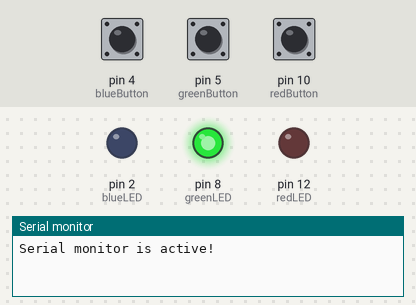
Recording of a sketch running on a simulated Arduino Uno, built with avr-gcc and run on an emulated ATmega328P. On the bench: output pins drawn as LEDs (lit = HIGH), the last lines printed to the serial monitor. The inputs (shaded band) are chosen by the test bench; at power-on: pin 4 (blueButton) HIGH, pin 5 (greenButton) HIGH, pin 10 (redButton) HIGH. Random numbers use the default seed unless the sketch sets one.

Above: at 3.0 s.
3.1 s: pin 4 (blueButton) pulled LOW for 0.15 s
At 5.1 s:
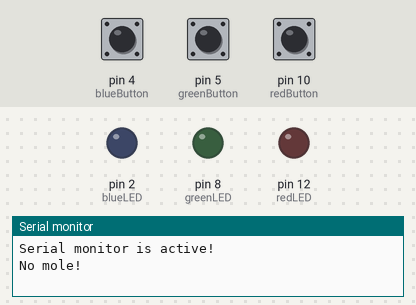
6.2 s: pin 4 (blueButton) pulled LOW for 1 s
At 21.8 s:
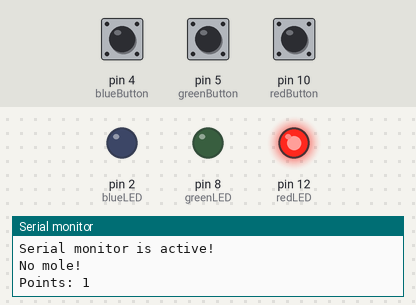
Timing chart, 0 to 28.0 s (numbered marks = the images above; inputs shaded):
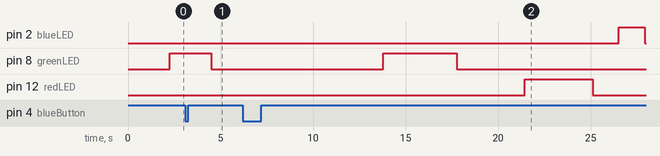

The sketch:

Whack-a-mole.ino
```cpp
// Arduino Whack-a-mole by Nicolas Jao

/*
  Wiring Steps:
  1. Connect 3 LEDs in series with resistors, the resistors connect to GND
  2. Connect 3 buttons to GND
  3. Connect the 3 LEDs to Arduino pins 12, 8, 2
  4. Connect the 3 buttons to Arduino pins 10, 5, 4. Make sure you are
  connecting these diagonally opposite to the wires connecting the
  buttons to GND.
  5. Connect all things connected to GND to the Arduino GND pin.
*/

// initializing the LED pins
int redLED = 12;
int greenLED = 8;
int blueLED = 2;

//initializing the button pins
int redButton = 10;
int greenButton = 5;
int blueButton = 4;

// setting up the random number LED variable
int randomLED;

// setting up the random time length variable
int randomTime;

// setting up the points counter
int points;

/*
  Setting up a variable that reads the state of our buttons below.
  We will read the button states with digitalRead().
  digitalRead() returns a logic state of HIGH or LOW.
  We also set our button pins to INPUT_PULLUP in setup().
  INPUT_PULLUP sets the default state of the pin to HIGH
  if the button (which is essentially just a switch) it is
  connected to is open (not pressed), and when it is closed (pressed),
  it connects the pin to GND, causing the pin to read LOW.
  So if we read the state of a button to be HIGH, or, 1, the button is
  currently not being pressed. If we read the state of a button to
  be LOW, or, 0, the button is being pressed.
*/
int redCurrentButtonState;
int greenCurrentButtonState;
int blueCurrentButtonState;

// setting up variables for what the button states used to be for the toggle
int redPreviousButtonState;
int greenPreviousButtonState;
int bluePreviousButtonState;

/*
  Setting up the variable for the elapsed time window. We use long
  because the time in milliseconds can get huge and long has
  more storage than int.
*/
long endTime;

void setup() {
  // setting up the LED pins to declare how we want to use them
  pinMode(redLED, OUTPUT);
  pinMode(greenLED, OUTPUT);
  pinMode(blueLED, OUTPUT);

  // setting up the button pins to declare how we want to use them
  pinMode(redButton, INPUT_PULLUP);
  pinMode(greenButton, INPUT_PULLUP);
  pinMode(blueButton, INPUT_PULLUP);

  // setting up the points counter to be 0 at the start of the game
  points = 0;

  // setting up our current button state variables to read what they currently are
  redCurrentButtonState = digitalRead(redButton);
  greenCurrentButtonState = digitalRead(greenButton);
  blueCurrentButtonState = digitalRead(blueButton);

  // setting up our serial monitor
  Serial.begin(9600);
  Serial.println("Serial monitor is active!");
}

void loop() {
  // this ensures they're all turned off at the start if they weren't whacked
  digitalWrite(redLED, LOW);
  digitalWrite(greenLED, LOW);
  digitalWrite(blueLED, LOW);

  // initializing our random variables
  randomLED = random(1, 4);
  randomTime = random(100, 4000);

  // this creates a random delay between the last light turned on and the next one
  delay(randomTime);

  // turns on an LED based on the random number
  if (randomLED == 1) {
    digitalWrite(redLED, HIGH);
  }
  else if (randomLED == 2) {
    digitalWrite(greenLED, HIGH);
  }
  else if (randomLED == 3) {
    digitalWrite(blueLED, HIGH);
  }

  // This creates our time window. The current time plus the randomly-generated time interval is our end time.
  endTime = millis() + randomTime;

  // this entire loop happens inside that time window interval that we created above. It runs until the time reaches our end time.
  while (millis() < endTime) {
    // sets our previous button states as our current button states to save them
    redPreviousButtonState = redCurrentButtonState;
    greenPreviousButtonState = greenCurrentButtonState;
    bluePreviousButtonState = blueCurrentButtonState;

    // read the red button state
    redCurrentButtonState = digitalRead(redButton);
    // this condition only runs if the last button state was off and the current button state is on (it's being pressed)
    if (redCurrentButtonState == LOW && redPreviousButtonState == HIGH) {
      // if the right LED is on, it will add points and immediately turn the LED off as the mole has been whacked. or else, say there's no mole.
      if (randomLED == 1) {
        points++;
        Serial.print("Points: ");
        Serial.println(points);
        digitalWrite(redLED, LOW);
      }
      else {
        Serial.println("No mole!");
      }
    }

    // read the green button state
    greenCurrentButtonState = digitalRead(greenButton);
    // this condition only runs if the last button state was off and the current button state is on (it's being pressed)
    if (greenCurrentButtonState == LOW && greenPreviousButtonState == HIGH) {
      // if the right LED is on, it will add points and immediately turn the LED off as the mole has been whacked. or else, say there's no mole.
      if (randomLED == 2) {
        points++;
        Serial.print("Points: ");
        Serial.println(points);
        digitalWrite(greenLED, LOW);
      }
      else {
        Serial.println("No mole!");
      }
    }

    // read the blue button state
    blueCurrentButtonState = digitalRead(blueButton);
    // this condition only runs if the last button state was off and the current button state is on (it's being pressed)
    if (blueCurrentButtonState == LOW && bluePreviousButtonState == HIGH) {
      // if the right LED is on, it will add points and immediately turn the LED off as the mole has been whacked. or else, say there's no mole.
      if (randomLED == 3) {
        points++;
        Serial.print("Points: ");
        Serial.println(points);
        digitalWrite(blueLED, LOW);
      }
      else {
        Serial.println("No mole!");
      }
    }
  }
}
```
